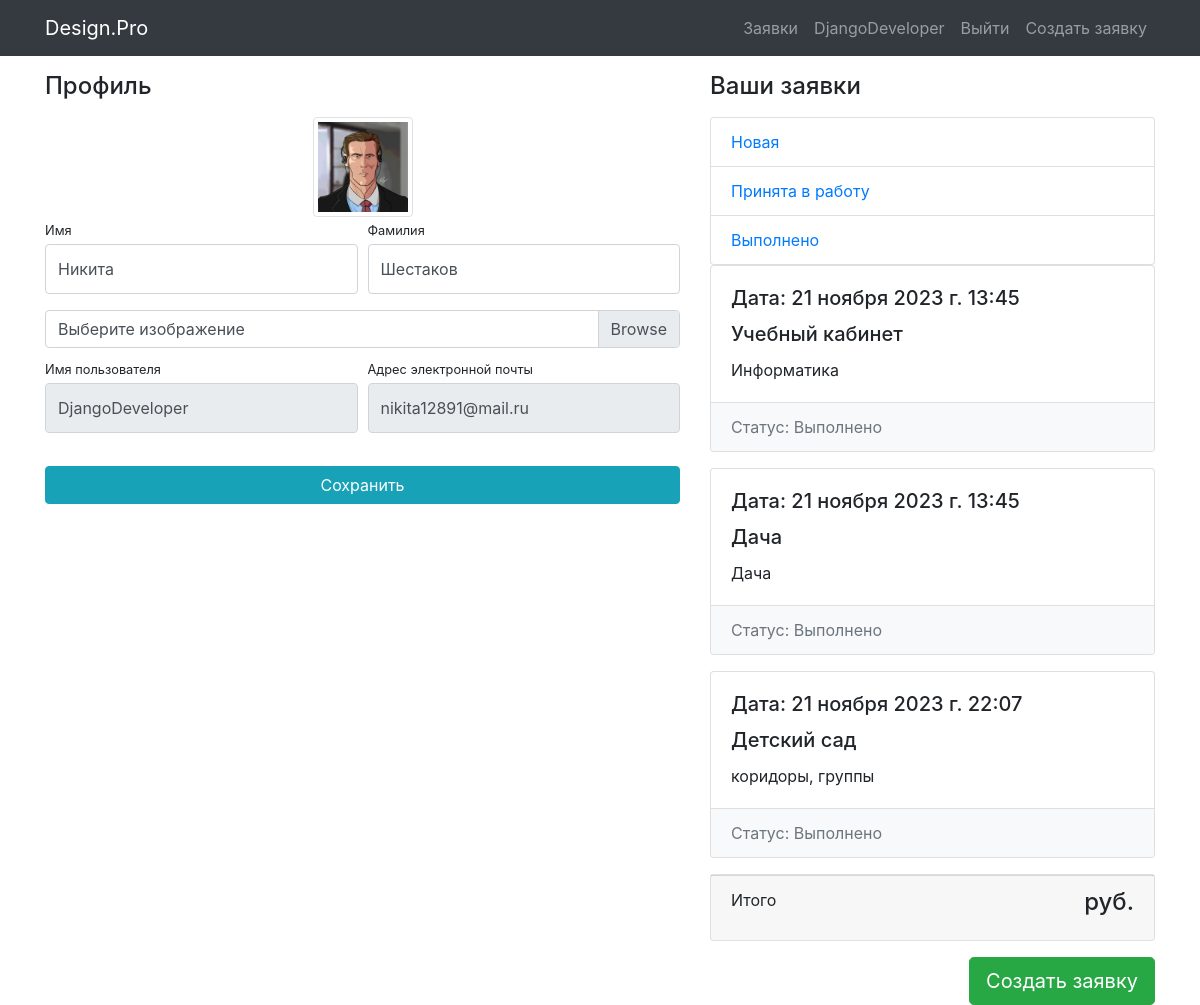
Page /users/profile/3/ (signed in) on the committed database.
### users/models.py (models this page shows)
class User(AbstractUser):
    image = models.ImageField(upload_to='users_images', blank=True)

### main/models.py (models this page shows, shortened)
class ApplicationStatus(models.Model):
    name = models.CharField(max_length=64, unique=True)
    class Meta:
        verbose_name_plural = 'Application Statuses'
    def __str__(self):
        return self.name

class Application(models.Model):
    name = models.CharField(max_length=125)
    imageofapp = models.ImageField(upload_to='applications_image')
    description = models.TextField(max_length=256)
    category = models.ForeignKey(ApplicationCategory, on_delete=models.CASCADE)
    status = models.ForeignKey(ApplicationStatus, on_delete=models.CASCADE, default=1)
    created_timestamp = models.DateTimeField(auto_now_add=True)
    author = models.ForeignKey(User, on_delete=models.CASCADE, null=True)

### users/views.py (the view)
# urls.py: path('profile/<int:status_id>/', profile, name='status'),
@login_required()
def profile(request, status_id=None):
    user = request.user
    if request.method == 'POST':
        form = UserProfileForm(data=request.POST, files=request.FILES, instance=user)
        if form.is_valid():
            form.save()
            messages.success(request, 'Данные изменены')
            return HttpResponseRedirect(reverse('users:profile'))
    else:
        form = UserProfileForm(instance=user)
    usersapplications = Application.objects.filter(author=user)
    context = {
        'form': form,
        'title': 'Design.Pro - Личный кабинет',
        'usersapplications': usersapplications,
        'statuses': ApplicationStatus.objects.all(),
    }
    if status_id:
        usersapplications = Application.objects.filter(status_id=status_id, author=request.user)
    else:
        usersapplications = Application.objects.filter(author=user)
    context.update({'usersapplications': usersapplications})
    return render(request, 'users/profile.html', context)

### users/forms.py
class UserProfileForm(UserChangeForm):
    username = forms.CharField(widget=forms.TextInput(attrs={'readonly': True}))
    email = forms.CharField(widget=forms.EmailInput(attrs={'readonly': True}))
    image = forms.ImageField(widget=forms.FileInput(), required=False)
    class Meta:
        model = User
        fields = ('username', 'email', 'first_name', 'last_name', 'image')
    def __init__(self, *args, **kwargs):
        super(UserProfileForm, self).__init__(*args, **kwargs)
        for field_name, filed in self.fields.items():
            filed.widget.attrs['class'] = 'form-control py-4'
        self.fields['image'].widget.attrs['class'] = 'custom-file-input'

### users/templates/users/profile.html (shortened to what this page needs)
{% extends 'main/base.html' %}
{% load static %}
{% block css %} <link href="{% static 'css/profile.css' %}" rel="stylesheet"> {% endblock %}
{% block content %}
    <div class="container">
    <div class="row">
        <div class="col-lg-7">
            <h4 class="mt-3 mb-3">Профиль</h4>
            <div class="col-lg-12 text-center">
                <img width="100" height="100"
                     src="{% if user.image %} {{ user.image.url }} {% else %} {% static 'vendor/img/users/default_avatar.jpg' %} {% endif %}"
                     class="img-thumbnail">
            </div>
            <form action="{% url 'users:profile' %}" method="post" enctype="multipart/form-data">
                <div class="form-row">
                    <div class="col-lg-6">
                        <div class="form-group">
                            <label class="small mb-1" for="{{ form.first_name.id_for_label }}">Имя</label>
                            {{ form.first_name }}
                        </div>
                    </div>
                    <div class="col-lg-6">
                        <div class="form-group">
                            <label class="small mb-1" for="{{ form.last_name.id_for_label }}">Фамилия</label>
                            {{ form.last_name }}
                        </div>
                    </div>
                </div>
                <div class="form-row mb-2">
                    <div class="col-lg-12">
                        <div class="custom-file">
                            <label class="custom-file-label" for="{{ form.image.id_for_label }}">Выберите изображение</label>
                        </div>
                    </div>
                </div>
                <div class="form-row">
                    <div class="col-lg-6">
                        <label class="small mb-1" for="{{ form.username.id_for_label }}">Имя пользователя</label>
                        {{ form.username }}
                    </div>
                    <div class="col-lg-6">
                        <label class="small mb-1" for="{{ form.email.id_for_label }}">Адрес электронной
                            почты</label>
                        {{ form.email }}
                    </div>
                </div>
                <div class="form-row">
                    <div class="col-lg-12" style="margin-top: 33px;">
                        <input class="btn btn-info btn-block" type="submit" value="Сохранить">
                    </div>
                </div>
            </form>
        </div>
        {% include 'main/users_applications.html' %}
    </div>
</div>
{% endblock %}

### main/templates/main/base.html (shortened to what this page needs)
{% load static %}
<!DOCTYPE html>
<html lang="en">
<head>
    <link href="{% static 'vendor/bootstrap/css/bootstrap.min.css' %}" rel="stylesheet">
    {% block css %} <link href="{% static 'css/index.css' %}" rel="stylesheet"> {% endblock %}
</head>
<body>
<nav class="navbar navbar-expand-lg navbar-dark bg-dark fixed-top">
    <div class="container">
        <a class="navbar-brand" href="{% url 'index' %}">Design.Pro</a>
        <div class="collapse navbar-collapse" id="navbarResponsive">
            <ul class="navbar-nav ml-auto">
                <li class="nav-item">
                        <a class="nav-link" href="{% url 'applications:index' %}">Заявки
                        </a>
                </li>
                {% if user.is_authenticated %}
                    <li class="nav-item">
                        <a class="nav-link" href="{% url 'users:profile' %}">{{ user.username }}
                        </a>
                    </li>
                    <li class="nav-item">
                        <a class="nav-link" href="{% url 'users:logout' %}">Выйти </a>
                    </li>
                    <li class="nav-item">
                        <a class="nav-link" href="{% url 'applications:application_create' %}">Создать заявку</a>
                    </li>
                {% else %}
                    <li class="nav-item">
                        <a class="nav-link" href="{% url 'users:login' %}">Войти <i class="fas fa-sign-in-alt"></i></a>
                    </li>
                {% endif %}
            </ul>
        </div>
    </div>
</nav>
{% block content %} {% endblock %}
</body>
</html>

### main/templates/main/users_applications.html (shortened to what this page needs)
{% if usersapplications %}
<div class="col-lg-5">
    <h4 class="mt-3 mb-3 d-flex justify-content-between align-items-center mb-3">
        Ваши заявки
    </h4>
    <div class="list-group">
        {% for status in statuses %}
            <a href="{% url 'users:status' status.id %}"
               class="list-group-item">
                {{ status.name }}
            </a>
        {% endfor %}
    </div>
    {% for application in usersapplications %}
        {% if application.name %}
            <div class="card mb-3">
                <div class="card-body">
                    <h5 class="card-title">Дата: {{ application.created_timestamp }}</h5>
                    <h5 class="card-title">{{ application.name }}</h5>
                    <p class="card-text">{{ application.description }}</p>
                </div>
                <ul class="list-group list-group-flush">
                    <li class="list-group-item d-flex justify-content-between lh-condensed bg-light">
                        <span class="text-muted">Статус: {{ application.status }}</span>
                    </li>
                </ul>
            </div>
        {% endif %}
    {% endfor %}
    <div class="card mb-3">
        <div class="card-footer">
            <p class="float-left">Итого</p>
            <h4 class="float-right">{{ total_sum }} руб.</h4>
        </div>
    </div>
    <a href="{% url 'applications:application_create' %}"><button type="button" class="btn btn-success btn-lg float-right">Создать заявку</button></a>
</div>
{% else %}
    <h4 class="mt-3 mb-3 mb-3 text-center">
        Заявок нет
    </h4>
{% endif %}

### static/css/profile.css (style rules this page uses)
body { padding-top: 56px; }

### rows in the picture
User: username "DjangoDeveloper", first_name "Никита", last_name "Шестаков", email "nikita12891@mail.ru"
ApplicationStatus: name "Новая"
ApplicationStatus: name "Принята в работу"
ApplicationStatus: name "Выполнено"
Application: created_timestamp "21 ноября 2023 г. 13:45", name "Учебный кабинет", description "Информатика", status "Выполнено"
Application: created_timestamp "21 ноября 2023 г. 13:45", name "Дача", description "Дача", status "Выполнено"
Application: created_timestamp "21 ноября 2023 г. 22:07", name "Детский сад", description "коридоры, группы", status "Выполнено"
